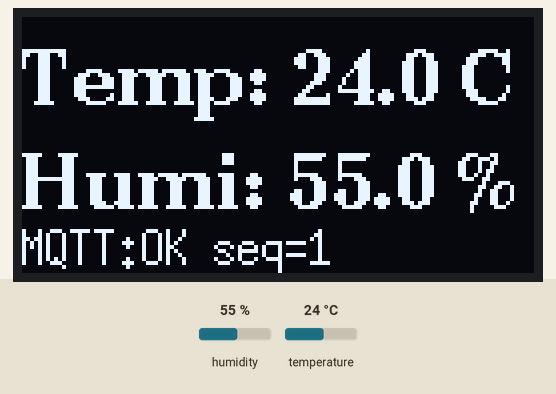
Recording of a sketch running on a simulated ESP32-S3. Shown: 128×64 one-colour display. Wiring (inferred from the names in the program): SHT3x sensor at I2C address 0x44. The test bench sets the inputs (shaded band); at power-on: humidity 55 %, temperature 24 °C. WiFi joins after 1.5 s; servers stay silent unless stated; no MQTT or app messages arrive unless stated; what the sketch prints to the serial monitor is not drawn.

Above: at 2.7 s.
2.8 s: humidity set to 22 %
At 4.7 s:
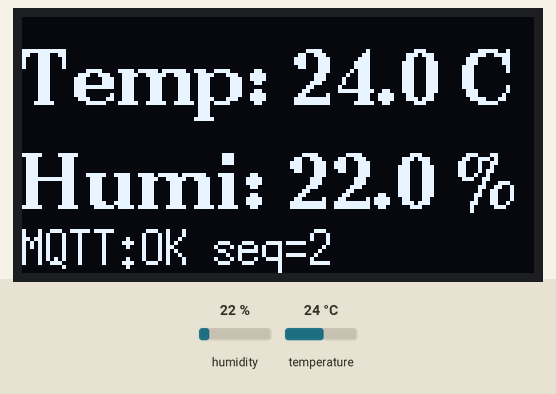
7.2 s: temperature set to 12 °C
At 8.8 s:
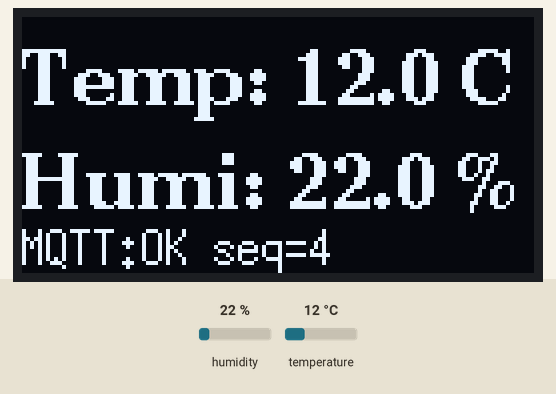
11.3 s: humidity set to 40 %
At 12.9 s:
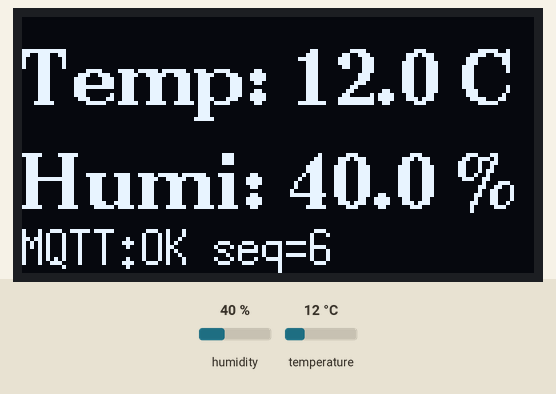
15.4 s: temperature set to 19 °C
At 17.1 s:
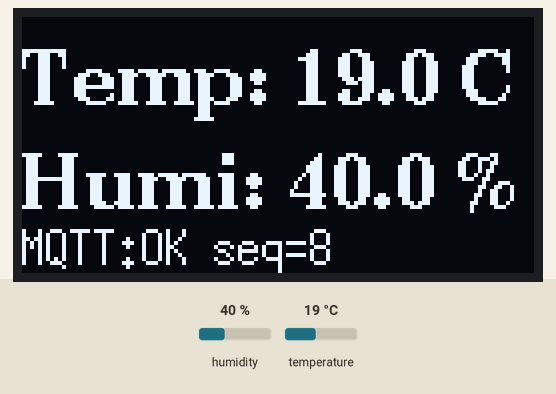
Timing chart, 0 to 18.6 s (numbered marks = the images above; inputs shaded):
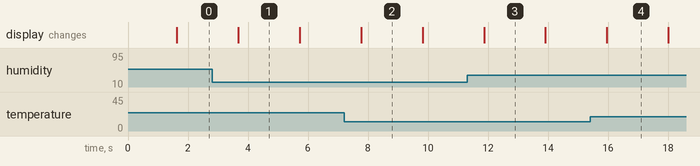

Measured:
- what the display in image 1 shows lasts 2.0 s, from 3.7 s to 5.7 s

The sketch:

sht30_full.ino
```cpp
// ESP32-S3 产品完全体 v2.0：SHT30 采集 → OLED 显示 + MQTT 上报（seq+heap）
// I2C 总线共享：SHT30(0x44) + OLED(0x3C)，SDA=8 SCL=9
#include <WiFi.h>
#include <PubSubClient.h>
#include <Wire.h>
#include <U8g2lib.h>

const char* SSID = "YOUR_WIFI_SSID";      // 2.4GHz
const char* PASS = "YOUR_WIFI_PASSWORD";
const char* BROKER = "192.168.1.5";
const uint16_t PORT = 1883;
const char* TOPIC  = "esp32/sht30-kaka";

uint32_t seq = 0;
WiFiClient espClient;
PubSubClient client(espClient);
U8G2_SSD1306_128X64_NONAME_F_HW_I2C oled(U8G2_R0, U8X8_PIN_NONE);

bool readSHT30(float &t, float &h) {
  Wire.beginTransmission(0x44);
  Wire.write(0x2C);
  Wire.write(0x06);
  if (Wire.endTransmission() != 0) return false;
  delay(20);
  Wire.requestFrom(0x44, 6);
  if (Wire.available() < 6) return false;
  uint8_t buf[6];
  for (int i = 0; i < 6; i++) buf[i] = Wire.read();
  t = -45.0 + 175.0 * ((buf[0] << 8 | buf[1]) / 65535.0);
  h = 100.0 * ((buf[3] << 8 | buf[4]) / 65535.0);
  return true;
}

void showOLED(bool ok, float t, float h) {
  oled.clearBuffer();
  oled.setFont(u8g2_font_ncenB14_tf);
  if (ok) {
    oled.setCursor(0, 22);
    oled.print("Temp: "); oled.print(t, 1); oled.print(" C");
    oled.setCursor(0, 48);
    oled.print("Humi: "); oled.print(h, 1); oled.print(" %");
  } else {
    oled.setCursor(0, 30);
    oled.print("Sensor offline!");
  }
  oled.setFont(u8g2_font_6x13_tf);
  oled.setCursor(0, 62);
  oled.print(client.connected() ? "MQTT:OK seq=" : "MQTT:X seq=");
  oled.print(seq);
  oled.sendBuffer();
}

void setup() {
  Serial.begin(115200);
  Wire.begin(8, 9);
  oled.begin();
  WiFi.begin(SSID, PASS);
  Serial.print("连接 Wi-Fi");
  while (WiFi.status() != WL_CONNECTED) { delay(500); Serial.print("."); }
  Serial.println(" 已连接！IP: " + WiFi.localIP().toString());
  client.setServer(BROKER, PORT);
}

void reconnect() {
  while (!client.connected()) {
    Serial.print("连接 MQTT...");
    if (client.connect("esp32s3-kaka-001")) {
      Serial.println("已连接！");
    } else {
      Serial.print("失败，重试 ");
      delay(2000);
    }
  }
}

void loop() {
  if (!client.connected()) reconnect();
  client.loop();

  float t, h;
  bool ok = readSHT30(t, h);
  if (ok) {
    seq++;
    char payload[80];
    snprintf(payload, sizeof(payload), "{\"seq\":%u,\"temp\":%.1f,\"humi\":%.1f,\"heap\":%u}",
             seq, t, h, ESP.getFreeHeap());
    client.publish(TOPIC, payload);
    Serial.println(payload);
  } else {
    Serial.println("SHT30 离线");
  }
  showOLED(ok, t, h);
  delay(2000);
}
```
